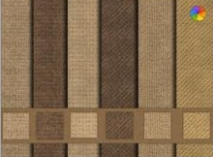
#> input picture Bolum_03_Temel_Islemler/bilateral.png, 213 x 157 px, given in place of bitwise_1.png, which was not available
$ jupyter execute --allow-errors c09_bitwise.ipynb   (text cells are left out)
#> lines starting #> are read from the running program, lines starting #| are printed output that depends on the picture; pictures that were not available may be replaced by others from this repository, and a replacement may not be noted
[cell 1]
import cv2
import numpy as np

[cell 2]
img1 = cv2.imread("bitwise_1.png")
#> img1 is the input picture: shape (157, 213, 3); mean B, G, R 79.1, 108.7, 133.9
img2 = cv2.imread("bitwise_2.png")
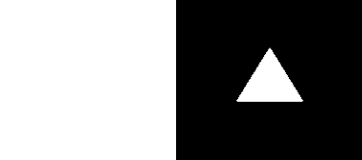
#> input picture Bolum_03_Temel_Islemler/bitwise_2.png, 362 x 160 px
#> img2 is the input picture: shape (160, 362, 3); mean B, G, R 132.2, 132.2, 132.2

#> (a cell that did not finish here is left out)

#> (a cell that did not finish here is left out)

#> (a cell that did not finish here is left out)

[cell 6]
bit_not1 = cv2.bitwise_not(img1)
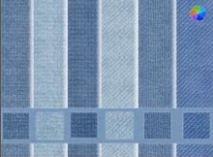
#> bit_not1: shape (157, 213, 3); mean B, G, R 175.9, 146.3, 121.1

cv2.imshow("img1", img1)
cv2.imshow("img2", img2)

cv2.imshow("bit_not1",bit_not1)
cv2.waitKey(0)
cv2.destroyAllWindows()

[cell 7]
bit_not2 = cv2.bitwise_not(img2)
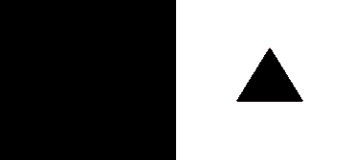
#> bit_not2: shape (160, 362, 3); mean B, G, R 122.8, 122.8, 122.8

cv2.imshow("img1", img1)
cv2.imshow("img2", img2)

cv2.imshow("bit_not2",bit_not2)
cv2.waitKey(0)
cv2.destroyAllWindows()
